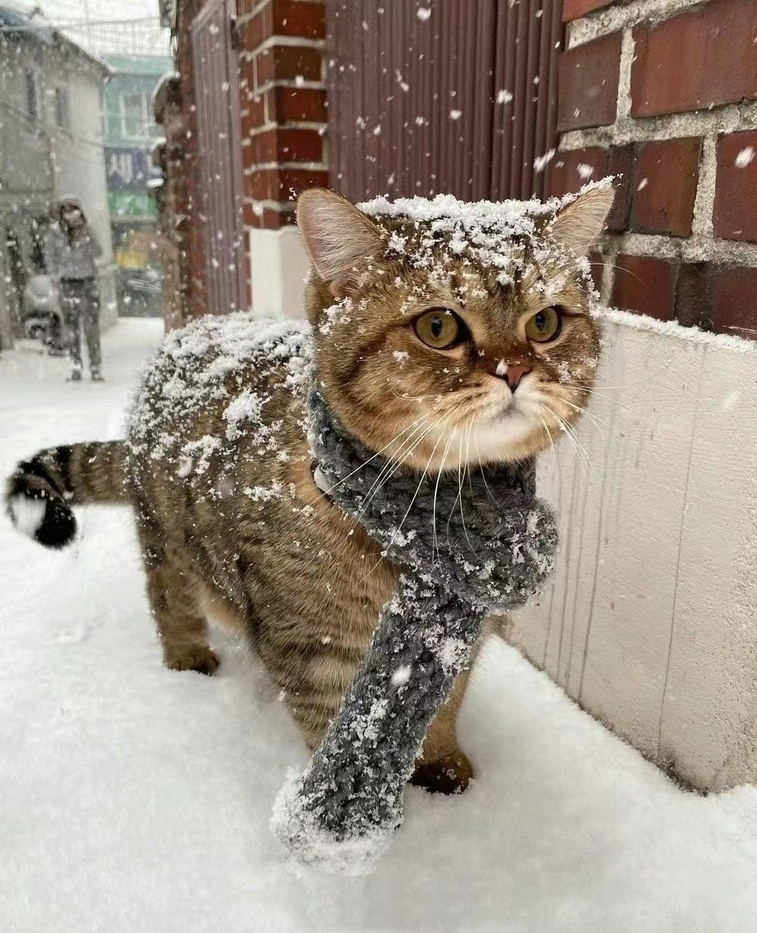
#> input picture jupyter/Numpy/data/cat.jpg, 757 x 933 px, shrunk from 1080 x 1331 before the run, found by its file name
$ jupyter execute '【案例】图像简单变换.ipynb'
#> lines starting #> are read from the running program, lines starting #| are printed output that depends on the picture
# 【案例】图像的数组表示

[cell 1]
from PIL import Image
import numpy as np
import matplotlib.pyplot as plt
# import pylab
# %matplotlib inline

img = np.array(Image.open(r'D:\Python\PycharmProjects\Project1\jupyter\Numpy\data\cat.jpg'))
#> img is the input picture: shape (933, 757, 3); mean R, G, B 155.1, 143.6, 131.7
plt.imshow(img)
# pylab.show()
print(img.shape, img.dtype)
#| (933, 757, 3) uint8

一个图像是一个三维数组表示的，维度分别是高度、宽度和像素值。而在第三维上面，它的维度是3，也就是由（R，G，B）三个分量上的颜色值共同组合而成当前像素点的像素值，像素值由 uint8 类型来表示，即8位无符号整型数。

## 图像的变换

图像的变换就是对像素点矩阵进行计算。

[cell 2]
a = np.array(Image.open(r'data\cat.jpg'))
b = 255 - a
print(b.shape, b.dtype)
#| (933, 757, 3) uint8

对于图像中的每一个由RGB三分量组成的像素点，计算它和255之间的差值。

**注意**：尽管 255 是一个标量， 和a维度不同，但是利用NumPy的广播机制，前者可以自动扩充成为（1331, 1080, 3）的维度，并且每一个点的值都是（255，255，255）

[cell 3]
b = b.astype('uint8')
img = Image.fromarray(b) # 将矩阵转成 Image
plt.imshow(img)
print(b.shape, b.dtype)
#| (933, 757, 3) uint8

[cell 4]
# convert('L')表示将彩色图像转换为一个灰度图像,转换后每一个像素值变成了
# 一个灰度值
a = np.array(Image.open(r'data\cat.jpg').convert("L"))
plt.imshow(a,cmap='gray')

[cell 5]
print(a.shape, a.dtype)
#| (933, 757) uint8
b = 255 - a # 对灰度值取反
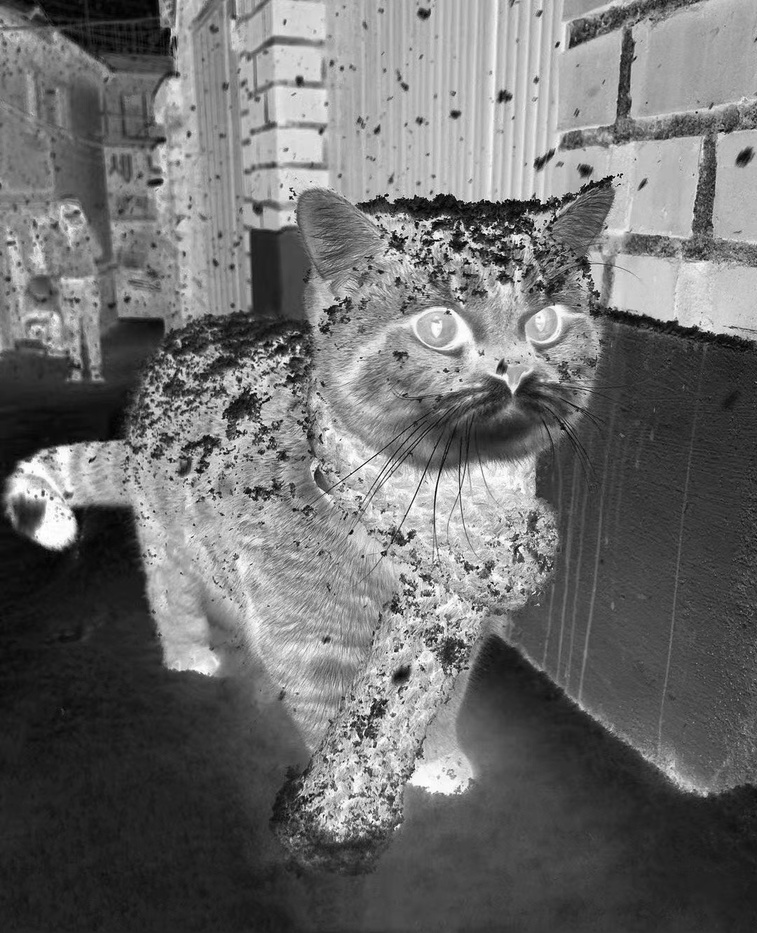
#> b: shape (933, 757); min 0, max 255, mean 109.3
img = Image.fromarray(b.astype('uint8'))
plt.imshow(img,cmap='gray')

[cell 6]
a = np.array(Image.open(r'data\cat.jpg').convert("L"))
c = 255 * (a/255)**2
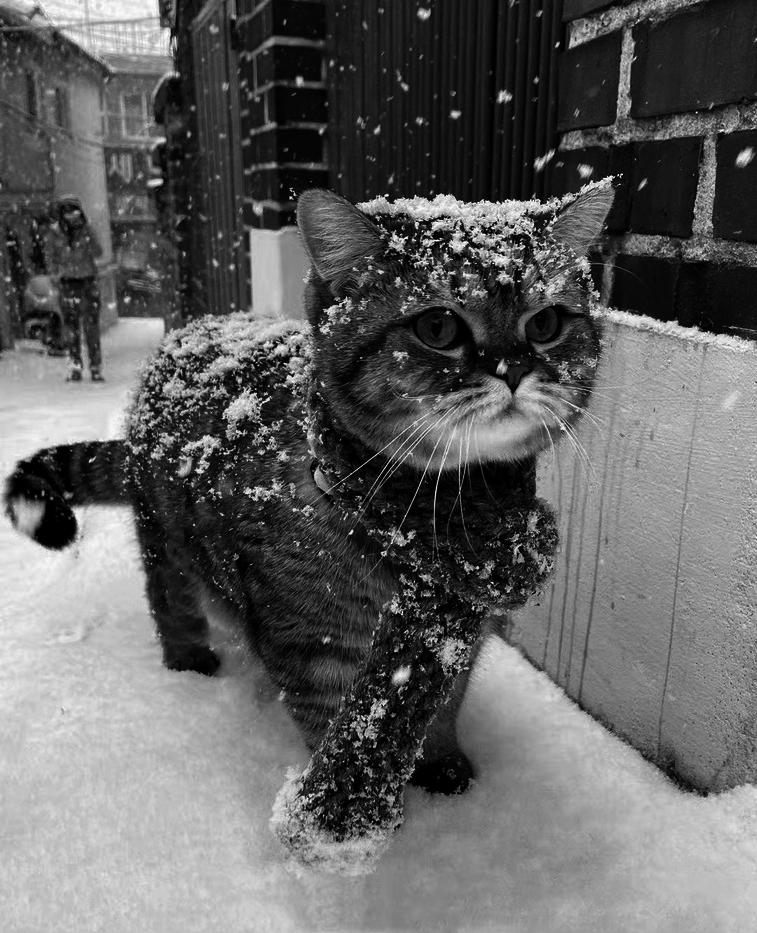
#> c: shape (933, 757) float64; min 0, max 255, mean 99.1
img = Image.fromarray(c.astype('uint8'))
#> img: PIL image 757x933 L
plt.imshow(img,cmap='gray')

[cell 7]
import PIL
help(PIL.JpegImagePlugin.JpegImageFile.convert)

## 图像的手绘效果

特点：

1. 黑白灰色图像
2. 边界线条较重
3. 相同或相近色彩趋于白色
4. 略有光源效果

[cell 8]
a = np.array(Image.open(r'data\cat.jpg').convert("L")).astype('float')

depth = 10   # 取值（0-100）
grad_x, grad_y = np.gradient(a) # 横纵图像梯度值
grad_x = grad_x * depth/100
grad_y = grad_y * depth/100
A = np.sqrt(grad_x ** 2 + grad_y ** 2 + 1.)
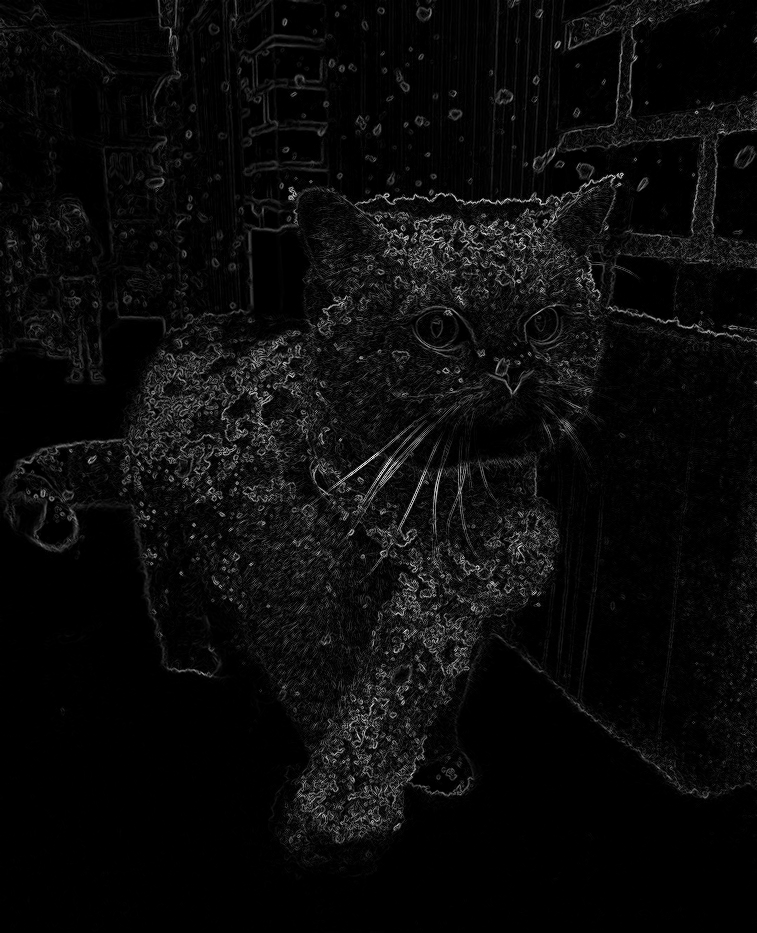
#> A: shape (933, 757) float64; min 1, max 15.49, mean 1.64; drawn with min black and max white
uni_x = grad_x/A
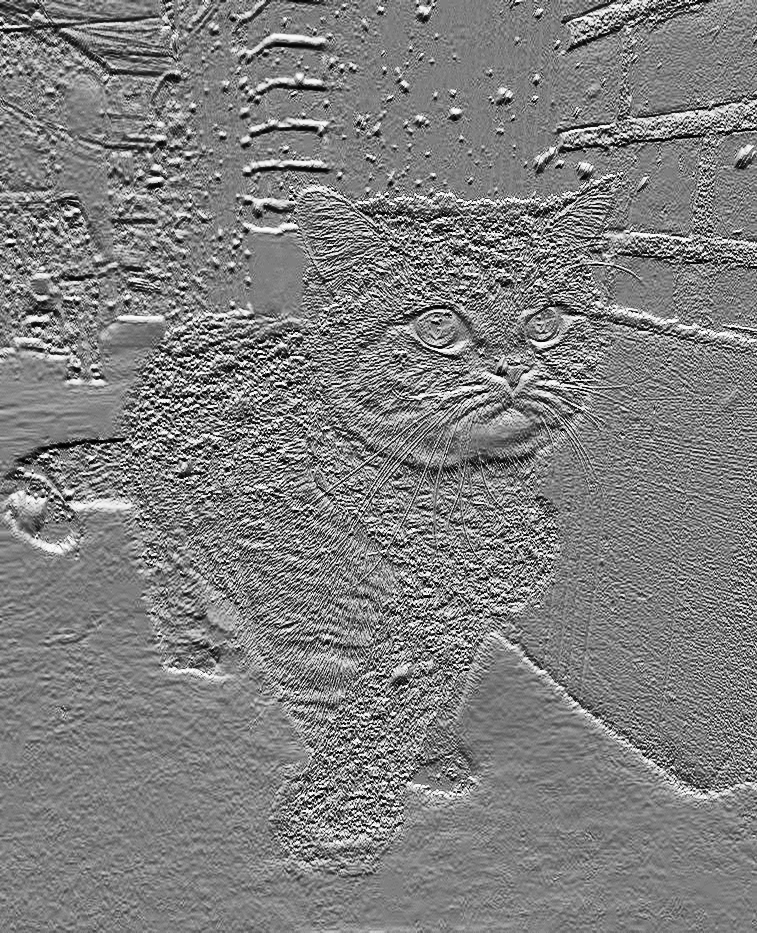
#> uni_x: shape (933, 757) float64; min -0.996, max 0.996, mean 0.00243; drawn with min black and max white
uni_y = grad_y/A
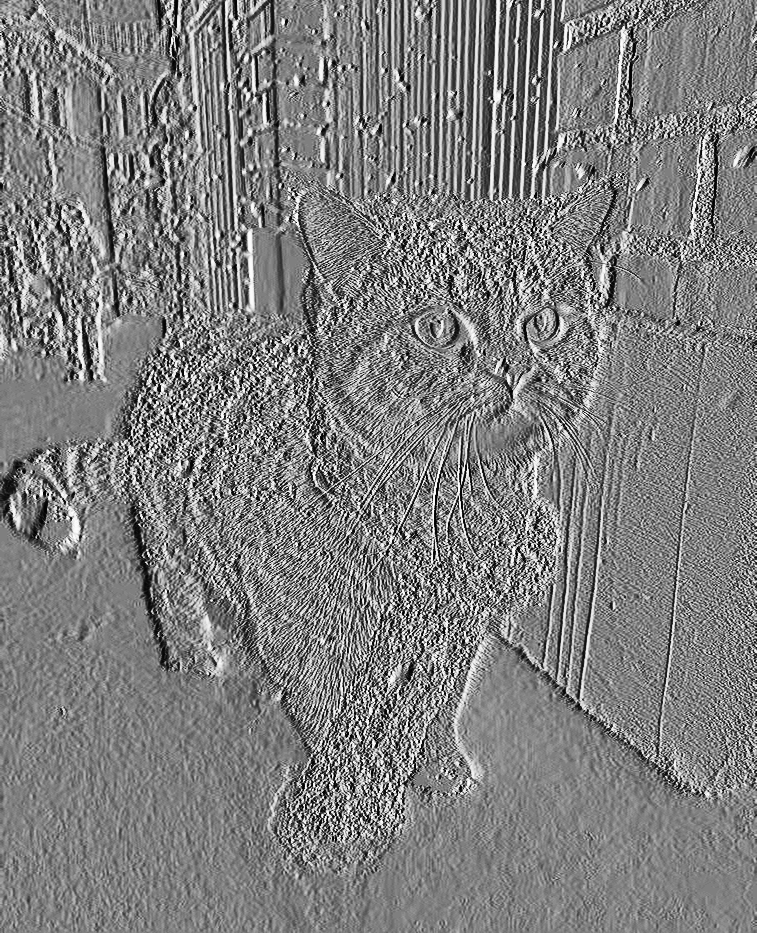
#> uni_y: shape (933, 757) float64; min -0.996, max 0.995, mean -0.00271; drawn with min black and max white
uni_z = 1./A

vec_e1 = np.pi/2.2 # 光源的俯视角度，弧度值
vec_e2 = np.pi/4 # 光源的方位角度，弧度值
dx = np.cos(vec_e1)*np.cos(vec_e2) # 光源对X轴的影响
dy = np.cos(vec_e1)*np.sin(vec_e2) # 光源对y轴的影响
dz = np.sin(vec_e1) # # 光源对z轴的影响

b = 255*(dx*uni_x + dy*uni_y + dz*uni_z) # 光源归一化
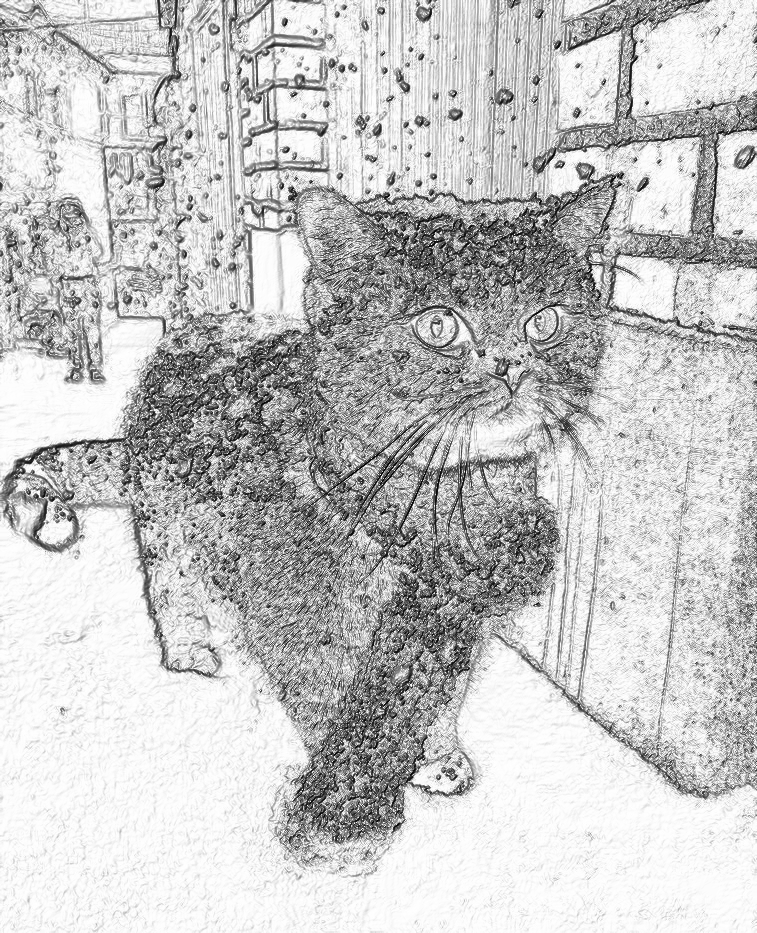
#> b: shape (933, 757) float64; min -19.64, max 255, mean 192.9; drawn with min black and max white
b = b.clip(0,255)

img = Image.fromarray(b.astype('uint8')) # 重构图像
plt.imshow(img,cmap='gray')
